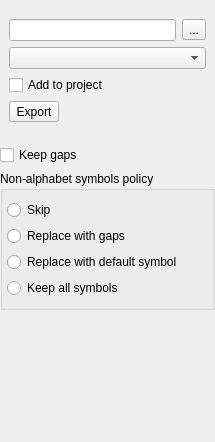
<?xml version="1.0" encoding="UTF-8"?>
<ui version="4.0">
 <class>ExportConsensusWidget</class>
 <widget class="QWidget" name="ExportConsensusWidget">
  <property name="geometry">
   <rect>
    <x>0</x>
    <y>0</y>
    <width>215</width>
    <height>442</height>
   </rect>
  </property>
  <property name="windowTitle">
   <string>Form</string>
  </property>
  <layout class="QVBoxLayout" name="verticalLayout_4">
   <property name="spacing">
    <number>5</number>
   </property>
   <property name="margin">
    <number>0</number>
   </property>
   <item>
    <widget class="QWidget" name="savePathWidget" native="true">
     <layout class="QVBoxLayout" name="savePathLayout">
      <property name="spacing">
       <number>5</number>
      </property>
      <property name="sizeConstraint">
       <enum>QLayout::SetMinAndMaxSize</enum>
      </property>
      <property name="margin">
       <number>0</number>
      </property>
     </layout>
    </widget>
   </item>
   <item>
    <widget class="QWidget" name="settingsWidget" native="true">
     <layout class="QVBoxLayout" name="settingsLayout">
      <property name="spacing">
       <number>5</number>
      </property>
      <property name="sizeConstraint">
       <enum>QLayout::SetMinAndMaxSize</enum>
      </property>
      <property name="margin">
       <number>0</number>
      </property>
     </layout>
    </widget>
   </item>
   <item>
    <widget class="QWidget" name="savePathGroup" native="true">
     <layout class="QVBoxLayout" name="verticalLayout">
      <item>
       <layout class="QHBoxLayout" name="horizontalLayout">
        <item>
         <widget class="QLineEdit" name="pathLe"/>
        </item>
        <item>
         <widget class="QToolButton" name="browseBtn">
          <property name="text">
           <string>...</string>
          </property>
         </widget>
        </item>
       </layout>
      </item>
      <item>
       <widget class="QComboBox" name="formatCb"/>
      </item>
      <item>
       <widget class="QCheckBox" name="addToProjectChb">
        <property name="text">
         <string>Add to project</string>
        </property>
       </widget>
      </item>
      <item>
       <widget class="QToolButton" name="exportBtn">
        <property name="text">
         <string>Export</string>
        </property>
       </widget>
      </item>
     </layout>
    </widget>
   </item>
   <item>
    <widget class="QWidget" name="settingsGroup" native="true">
     <layout class="QVBoxLayout" name="verticalLayout_3">
      <property name="leftMargin">
       <number>0</number>
      </property>
      <property name="rightMargin">
       <number>0</number>
      </property>
      <item>
       <widget class="QCheckBox" name="keepGapsChb">
        <property name="text">
         <string>Keep gaps</string>
        </property>
       </widget>
      </item>
      <item>
       <widget class="QGroupBox" name="nonAlphabetSymbolsPolicyGb">
        <property name="title">
         <string>Non-alphabet symbols policy</string>
        </property>
        <layout class="QVBoxLayout" name="verticalLayout_2">
         <property name="leftMargin">
          <number>4</number>
         </property>
         <property name="rightMargin">
          <number>0</number>
         </property>
         <item>
          <widget class="QRadioButton" name="skipRb">
           <property name="text">
            <string>Skip</string>
           </property>
          </widget>
         </item>
         <item>
          <widget class="QRadioButton" name="gapRb">
           <property name="text">
            <string>Replace with gaps</string>
           </property>
          </widget>
         </item>
         <item>
          <widget class="QRadioButton" name="defaultSymbolRb">
           <property name="text">
            <string>Replace with default symbol</string>
           </property>
          </widget>
         </item>
         <item>
          <widget class="QRadioButton" name="keepAllSymbolsRb">
           <property name="text">
            <string>Keep all symbols</string>
           </property>
          </widget>
         </item>
        </layout>
       </widget>
      </item>
     </layout>
    </widget>
   </item>
   <item>
    <spacer name="verticalSpacer">
     <property name="orientation">
      <enum>Qt::Vertical</enum>
     </property>
     <property name="sizeHint" stdset="0">
      <size>
       <width>20</width>
       <height>127</height>
      </size>
     </property>
    </spacer>
   </item>
  </layout>
 </widget>
 <resources/>
 <connections/>
</ui>
